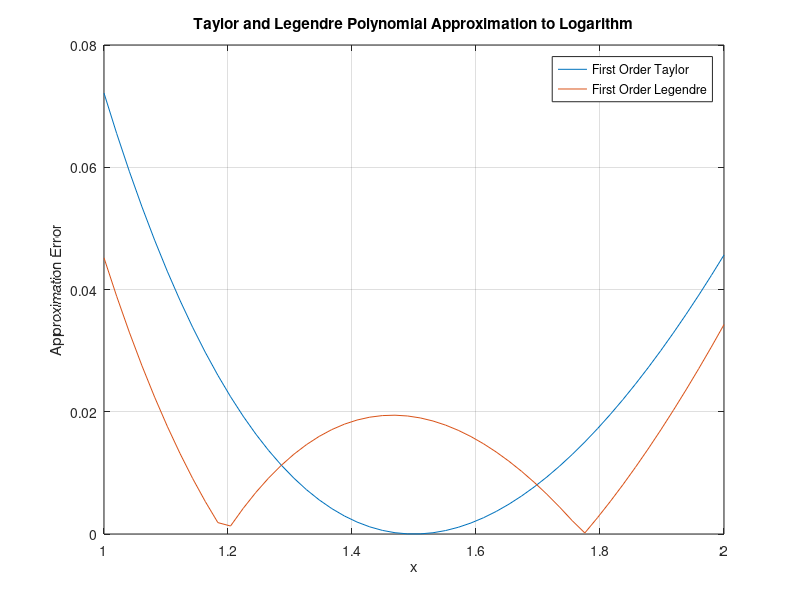

Reproduce this figure in MATLAB.
% Martin Buck
% Tufts University - Math 225 - Numerical Analysis
% 4/2/22
%
% This script plots the error for a Taylor polynomial expansion of ln(x) on
% the interval [1,2]. It also plots the error of the Legendre polynomial
% approximation on the same interval. This can be computed analytically
% using an orthogonal projection

% First-order Taylor polynomial
T = @(x) log(3/2)+(2/3)*(x-3/2);

% Least squares approximation by a first-order polynomial using the
% Legendre basis
L = @(x) (log(4)-1) - 3*(log(16)-3)*(x-3/2);

t = linspace(1,2,50);

plot(t, abs(T(t)-log(t)));
hold on
plot(t, abs(L(t)-log(t)));
legend('First Order Taylor', 'First Order Legendre')
grid on
xlabel('x')
ylabel('Approximation Error')
title('Taylor and Legendre Polynomial Approximation to Logarithm')